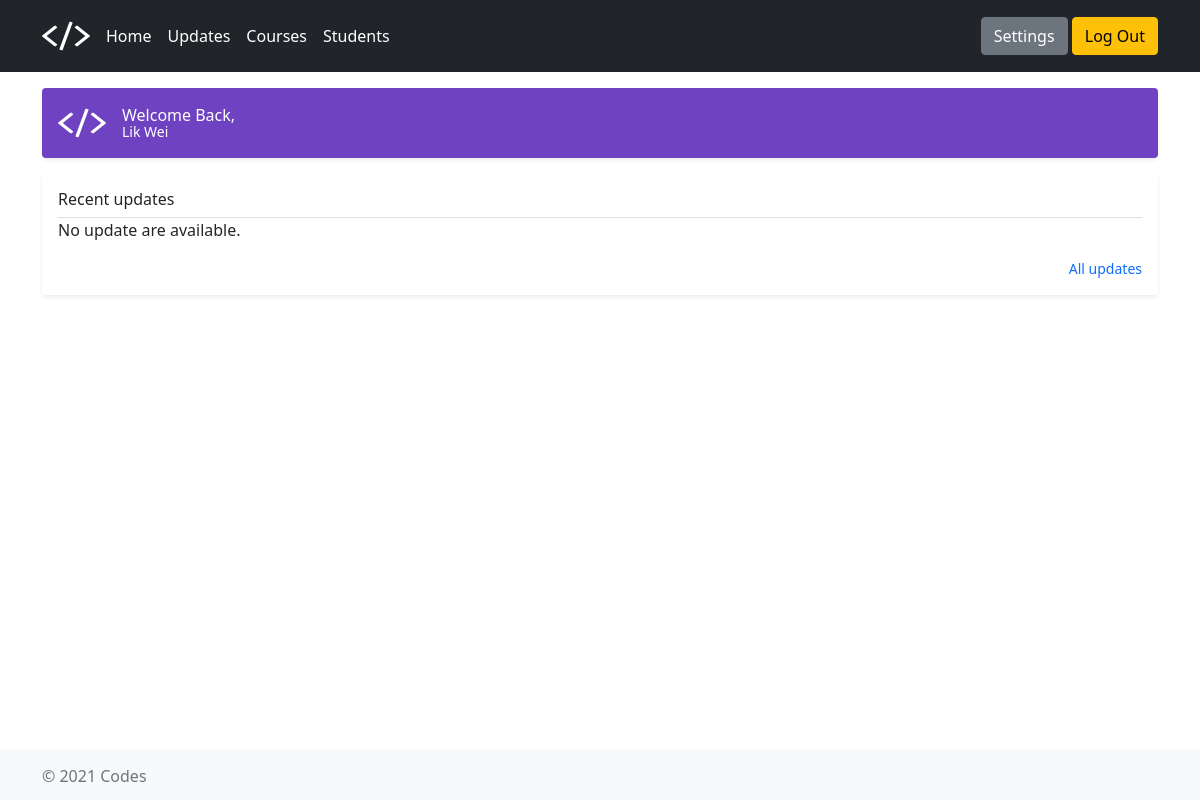
Before: / (signed in) with the older database file.
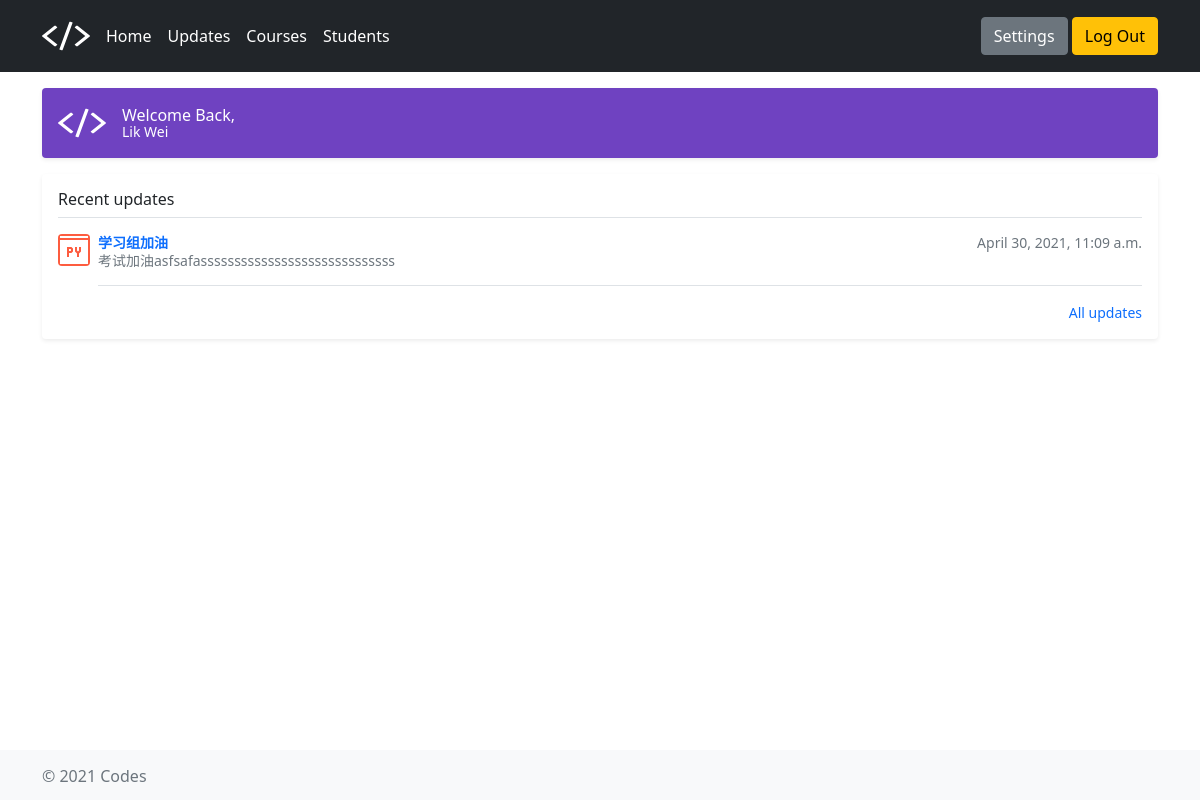
After: the same page with the newer database file.
### page/models.py (models this page shows)
class Update(models.Model):
    user = models.ForeignKey(
        settings.AUTH_USER_MODEL,
        on_delete=models.CASCADE,
        null=True
    )
    course = models.ForeignKey(Course, on_delete=models.CASCADE)
    update_title = models.CharField(max_length=200)
    update_description = models.TextField()
    update_created_datetime = models.DateTimeField(auto_now_add=True)

### page/views.py (the view)
# urls.py: path('', home_view, name='home'),
@login_required
def home_view(request, *args, **kwargs):  # *args, **kwargs
    update_list = Update.objects.all()
    context = {'update_list': update_list}
    return render(request, "index.html", context)

### templates/index.html (shortened to what this page needs)
{% extends "base_generic.html" %}
  {% block head %}
  {% load static %}
  <link href="{% static 'assets/dist/css/bootstrap.min.css' %}" rel="stylesheet" />
  {% load static %}
  <link href="{% static 'headers.css' %}" rel="stylesheet" />
  <link href="{% static 'offcanvas.css' %}" rel="stylesheet">
  <link href="{% static 'sticky-footer.css' %}" rel="stylesheet">
  {% endblock %}
{% block content %}
<body class="d-flex flex-column h-100">
  <main class="container">
    <div class="d-flex align-items-center p-3 my-3 text-white bg-purple rounded shadow-sm">
      <img class="me-3" src="{% static '/assets/brand/codes-logo-white.svg' %}" alt="" width="48" height="38">
      <div class="lh-1">
        {% if user.is_authenticated %}
        <h1 class="h6 mb-0 text-white lh-1">Welcome Back,</h1>
        <small>{{ user.first_name }}</small>
        {% endif %}
      </div>
    </div>
    <div class="my-3 p-3 bg-body rounded shadow-sm">
      <h6 class="border-bottom pb-2 mb-0">Recent updates</h6>
      {% if update_list %}
      {% for update in update_list %}
      <div class="d-flex text-muted pt-3">
        <div class="pb-3 mb-0 small lh-sm border-bottom w-100">
          <div class="d-flex justify-content-between">
            <strong class="text-gray-dark"><a href="/updates/{{ update.id }}/">
                {{ update.update_title }}</a></strong>
            {{ update.update_created_datetime }}
          </div>
          <span class="d-block">{{ update.update_description }}</span>
        </div>
      </div>
      {% endfor %}
      {% else %}
      <p>No update are available.</p>
      {% endif %}
      <small class="d-block text-end mt-3">
        <a href="/updates/">All updates</a>
      </small>
    </div>
  </main>
</body>
{% endblock %}
{% block script%}
{% load static %}
{% endblock %}

Changed rows visible on the page:
added Update: update_title "学习组加油", update_created_datetime "April 30, 2021, 11:09 a.m.", update_description "考试加油asfsafasssssssssssssssssssssssssssss"
Other visible differences:
text no longer shown: "No update are available."
